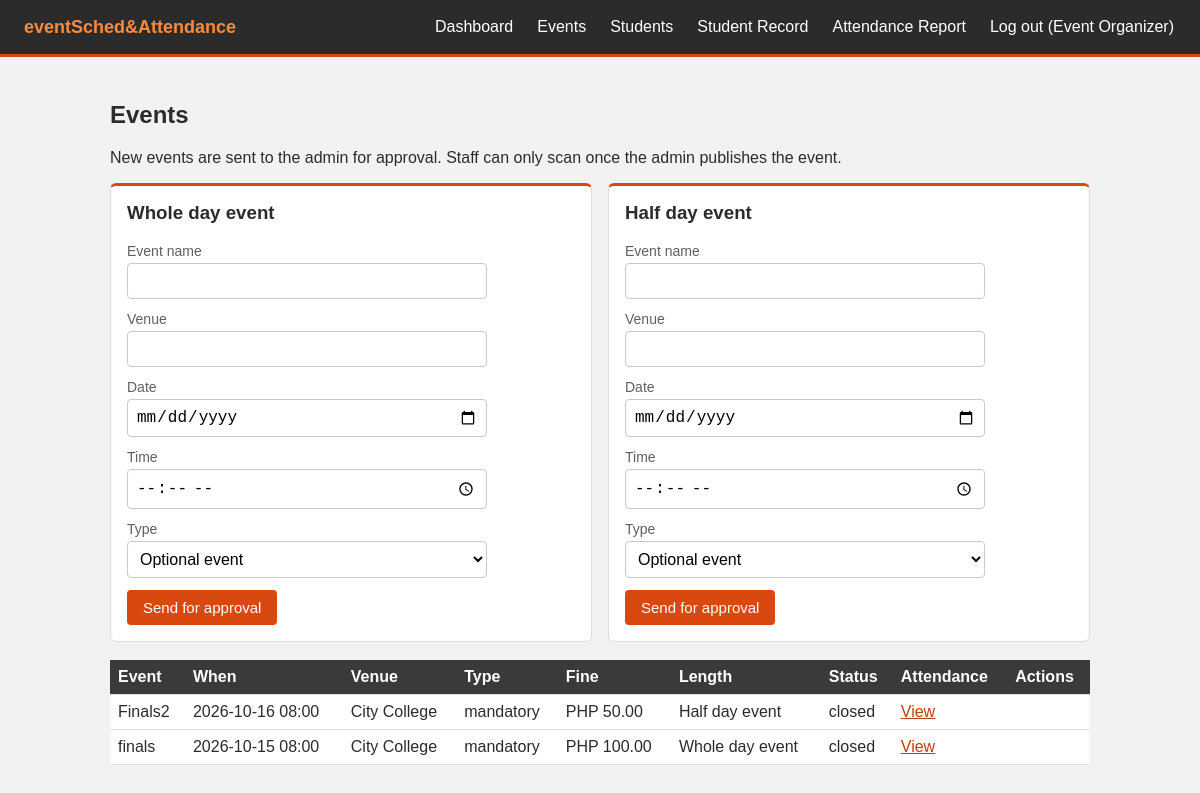
/events.php (signed in), run on the app's committed database.
### tables this page shows
CREATE TABLE `events` (
  `id` int(11) NOT NULL,
  `title` varchar(150) NOT NULL,
  `event_date` date NOT NULL,
  `event_time` time NOT NULL,
  `venue` varchar(150) NOT NULL,
  `category` enum('mandatory','optional') NOT NULL,
  `fine_amount` decimal(10,2) NOT NULL DEFAULT 0.00,
  `sessions` tinyint(4) NOT NULL DEFAULT 4,
  `status` enum('draft','published','closed') NOT NULL DEFAULT 'draft',
  `created_by` int(11) NOT NULL
);

### db.php (called while the page is built, shortened)
<?php
$conn = mysqli_connect("localhost", "root", "", "eventsched");
function run($sql, $types = "", $params = []) {
    global $conn;
    $stmt = mysqli_prepare($conn, $sql);
    if ($types != "") {
        mysqli_stmt_bind_param($stmt, $types, ...$params);
    }
    mysqli_stmt_execute($stmt);
    return mysqli_stmt_get_result($stmt);
}
function e($text) {
    return htmlspecialchars($text);
}

### events.php (the view, shortened to what this page needs)
<?php
require "db.php";
$role = $_SESSION['role'];
if ($role == "organizer") {
    $result = run("SELECT e.*, u.name AS creator FROM events e JOIN users u ON u.id = e.created_by
                   WHERE e.created_by = ? ORDER BY e.event_date DESC, e.event_time DESC", "i", [$_SESSION['user_id']]);
} else {
    $result = run("SELECT e.*, u.name AS creator FROM events e JOIN users u ON u.id = e.created_by
                   ORDER BY e.event_date DESC, e.event_time DESC");
}
$events = [];
while ($row = mysqli_fetch_assoc($result)) {
    $events[] = $row;
}
$forms = [
    4 => "Whole day event",
    2 => "Half day event",
];
include "header.php";
?>
<h2>Events</h2>
<?php if ($role == "organizer") { ?>
<p>New events are sent to the admin for approval. Staff can only scan once the admin publishes the event.</p>
<div style="display: grid; grid-template-columns: repeat(auto-fit, minmax(340px, 1fr)); gap: 16px; align-items: start;">
<?php foreach ($forms as $n => $title) { ?>
  <div class="card" style="margin: 0;">
    <h3 style="margin-top:0;"><?php echo $title; ?></h3>
    <form method="post">
      <label>Event name <input type="text" name="title" required></label>
      <label>Venue <input type="text" name="venue" required></label>
      <label>Date <input type="date" name="event_date" required></label>
      <label>Time <input type="time" name="event_time" required></label>
      <label>Type
        <select name="category" id="category_<?php echo $n; ?>" onchange="toggleFine(<?php echo $n; ?>)">
          <option value="optional">Optional event</option>
        </select>
      </label>
      <button type="submit">Send for approval</button>
    </form>
  </div>
<?php } ?>
</div>
<br>
<?php } ?>
<table>
  <tr>
    <th>Event</th><th>When</th><th>Venue</th><th>Type</th><th>Fine</th><th>Length</th>
    <th>Status</th><th>Attendance</th>
    <?php if ($role == "organizer") { ?><th>Actions</th><?php } ?>
  </tr>
  <?php foreach ($events as $ev) { ?>
  <tr>
    <td><?php echo e($ev['title']); ?></td>
    <td><?php echo e($ev['event_date'] . " " . substr($ev['event_time'], 0, 5)); ?></td>
    <td><?php echo e($ev['venue']); ?></td>
    <td><?php echo e($ev['category']); ?></td>
    <td><?php echo $ev['category'] == "mandatory" ? "PHP " . number_format($ev['fine_amount'], 2) : "-"; ?></td>
    <td><?php echo $ev['sessions'] == 2 ? "Half day event" : "Whole day event"; ?></td>
    <td><?php echo $ev['status'] == "draft" ? "Waiting for approval" : e($ev['status']); ?></td>
    <td>
      <?php if ($ev['status'] != "draft") { ?>
        <a href="attendance.php?event_id=<?php echo $ev['id']; ?>">View</a>
      <?php } else { echo "-"; } ?>
    </td>
    <?php if ($role == "organizer") { ?>
    <td style="white-space:nowrap;">
    </td>
    <?php } ?>
  </tr>
  <?php } ?>
</table>
<?php include "footer.php"; ?>

### style.css (style rules this page uses)
body { margin: 0; font-family: Arial, sans-serif; color: #2b2b2b; background: #f2f2f2; }
h2, h3 { color: #2b2b2b; }
label { display: block; margin-bottom: 12px; color: #5f5f5f; font-size: 14px; }
input, select { display: block; width: 100%; max-width: 360px; padding: 8px; margin-top: 4px; font-size: 16px; box-sizing: border-box; background: #ffffff; border: 1px solid #c9c9c9; border-radius: 4px; }
button { background: #d9480f; color: #ffffff; border: 0; padding: 9px 16px; font-size: 15px; cursor: pointer; border-radius: 4px; }
table { width: 100%; border-collapse: collapse; margin-bottom: 20px; background: #ffffff; }
th, td { text-align: left; padding: 8px; border-bottom: 1px solid #e0e0e0; vertical-align: middle; }
th { background: #3a3a3a; color: #ffffff; }
.card { background: #ffffff; border: 1px solid #dcdcdc; border-top: 3px solid #d9480f; border-radius: 6px; padding: 16px; margin: 14px 0; }
a { color: #bf3f0b; }

### data on the page
events: title "Finals2", event_date+event_time "2026-10-16 08:00", venue "City College", category "mandatory", fine_amount "50.00", sessions "Half day event", status "closed"
events: title "finals", event_date+event_time "2026-10-15 08:00", venue "City College", category "mandatory", fine_amount "100.00", sessions "Whole day event", status "closed"

### other printed values
$_SESSION['name'] "Event Organizer"
$title "Whole day event"
$title "Half day event"
